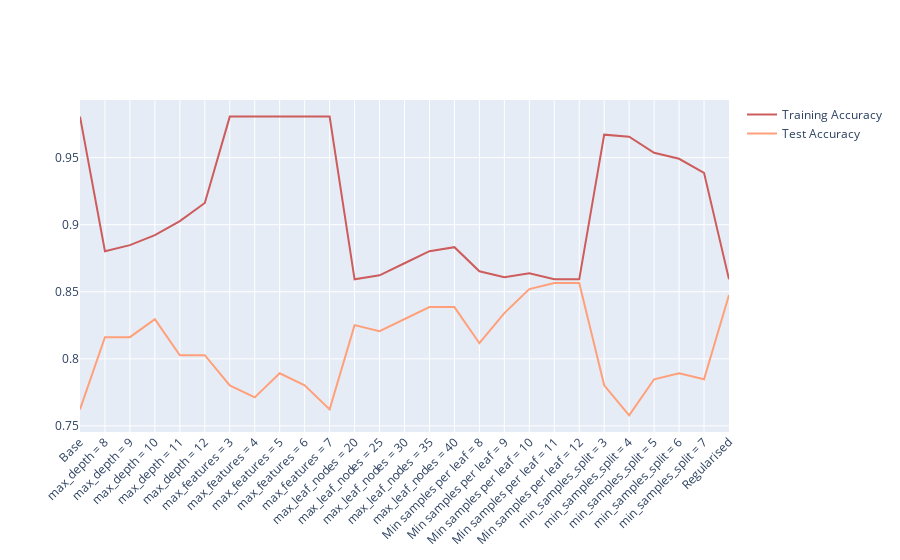

Source (notebook cell):
### Markdown cell above
#### Regularising the decision tree
Increasing min_* hyperparameters or reducing max_* hyperparameters will regularise model

### Code cell
from sklearn.tree import DecisionTreeClassifier

data, labels = [], []
dec_tree_clf = DecisionTreeClassifier(random_state=0, criterion='entropy')
data = calc_accuracy(dec_tree_clf,'Base', train_X, train_y, data)

# Tuning hyperparameters
for mi in range(5):
    # Varying max depth
    dec_tree_clf = DecisionTreeClassifier(random_state=0, criterion='entropy', max_depth=mi+8)
    label = 'max_depth = ' + str(mi+8)
    data = calc_accuracy(dec_tree_clf, label, train_X, train_y, data)
    
for fi in range(5):
    # Varying max features
    dec_tree_clf = DecisionTreeClassifier(random_state=0, criterion='entropy', max_features=fi+3)
    label = 'max_features = ' + str(fi+3)
    data = calc_accuracy(dec_tree_clf, label, train_X, train_y, data)

for i in range(5):
    # Varying max leaf nodes
    dec_tree_clf = DecisionTreeClassifier(random_state=0, criterion='entropy', max_leaf_nodes=(i+4)*5)
    label = 'max_leaf_nodes = ' + str((i+4)*5)
    data = calc_accuracy(dec_tree_clf, label, train_X, train_y, data)
    
for i in range(5):
    # Varying min samples
    dec_tree_clf = DecisionTreeClassifier(random_state=0, criterion='entropy', min_samples_leaf=i+8)
    label = 'Min samples per leaf = ' + str(i+8)
    data = calc_accuracy(dec_tree_clf, label, train_X, train_y, data)

for i in range(5):
    # Varying min samples split
    dec_tree_clf = DecisionTreeClassifier(random_state=0, criterion='entropy', min_samples_split=i+3)
    label = 'min_samples_split = ' + str(i+3)
    data = calc_accuracy(dec_tree_clf, label, train_X, train_y, data)

# Optimal hyper-parameters
dec_tree_clf = DecisionTreeClassifier(random_state=0, criterion='entropy', min_samples_leaf=10, max_leaf_nodes=40,
                                      min_samples_split=12, max_depth=10, max_features=5)

data = calc_accuracy(dec_tree_clf,'Regularised', train_X, train_y, data)

df = pd.DataFrame(data, columns = ['Label', 'Train_acc', 'Test_acc'])
generate_comparison(df)

### Figure 1 — Plotly figure (JSON) as saved in the notebook; plotly's stock layout.template omitted (floating-point values rounded to 4 significant figures)
{"data": [{"marker": {"color": "indianred"}, "name": "Training Accuracy", "type": "scatter", "x": ["Base", "max_depth = 8", "max_depth = 9", "max_depth = 10", "max_depth = 11", "max_depth = 12", "max_features = 3", "max_features = 4", "max_features = 5", "max_features = 6", "max_features = 7", "max_leaf_nodes = 20", "max_leaf_nodes = 25", "max_leaf_nodes = 30", "max_leaf_nodes = 35", "max_leaf_nodes = 40", "Min samples per leaf = 8", "Min samples per leaf = 9", "Min samples per leaf = 10", "Min samples per leaf = 11", "Min samples per leaf = 12", "min_samples_split = 3", "min_samples_split = 4", "min_samples_split = 5", "min_samples_split = 6", "min_samples_split = 7", "Regularised"], "y": [0.9805, 0.8802, 0.8847, 0.8922, 0.9027, 0.9162, 0.9805, 0.9805, 0.9805, 0.9805, 0.9805, 0.8593, 0.8623, 0.8713, 0.8802, 0.8832, 0.8653, 0.8608, 0.8638, 0.8593, 0.8593, 0.9671, 0.9656, 0.9536, 0.9491, 0.9386, 0.8593]}, {"marker": {"color": "lightsalmon"}, "name": "Test Accuracy", "type": "scatter", "x": ["Base", "max_depth = 8", "max_depth = 9", "max_depth = 10", "max_depth = 11", "max_depth = 12", "max_features = 3", "max_features = 4", "max_features = 5", "max_features = 6", "max_features = 7", "max_leaf_nodes = 20", "max_leaf_nodes = 25", "max_leaf_nodes = 30", "max_leaf_nodes = 35", "max_leaf_nodes = 40", "Min samples per leaf = 8", "Min samples per leaf = 9", "Min samples per leaf = 10", "Min samples per leaf = 11", "Min samples per leaf = 12", "min_samples_split = 3", "min_samples_split = 4", "min_samples_split = 5", "min_samples_split = 6", "min_samples_split = 7", "Regularised"], "y": [0.7623, 0.8161, 0.8161, 0.8296, 0.8027, 0.8027, 0.7803, 0.7713, 0.7892, 0.7803, 0.7623, 0.8251, 0.8206, 0.8296, 0.8386, 0.8386, 0.8117, 0.8341, 0.852, 0.8565, 0.8565, 0.7803, 0.7578, 0.7848, 0.7892, 0.7848, 0.8475]}], "layout": {"barmode": "group", "xaxis": {"tickangle": -45}}}
